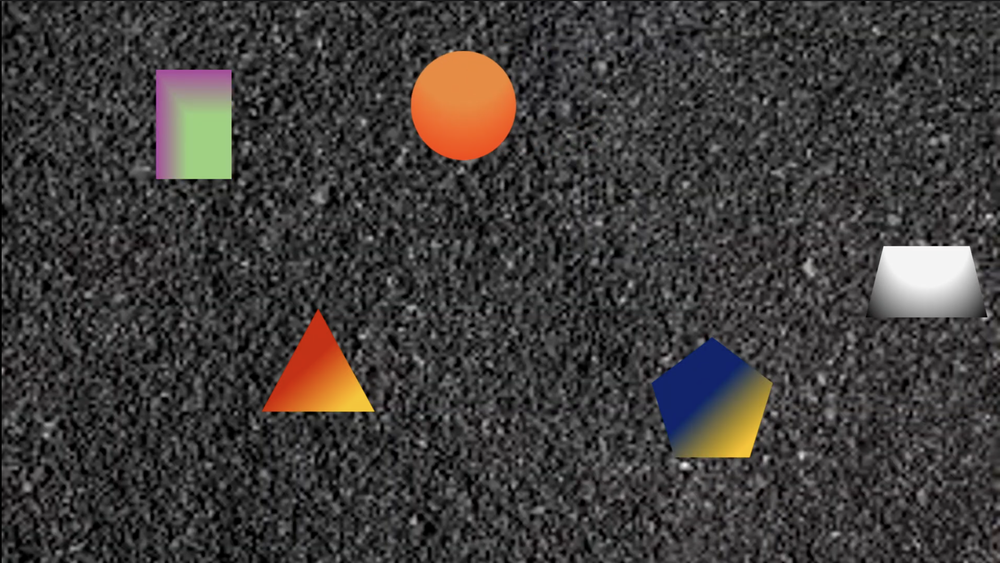
#> input picture ImagePros/files/noisy_background.png, 1000 x 563 px, shrunk from 1880 x 1058 before the run
$ python SimpleImageThresholding.py
#> lines starting #> are read from the running program, lines starting #| are printed output that depends on the picture; after the words box and inside, x2 and y2 are one past the last pixel; in counts of white or black regions, pixels touching at a corner belong together
"""
docs: https://docs.opencv.org/4.x/d7/d4d/tutorial_py_thresholding.html
"""

import cv2 as cv
import numpy as np
import matplotlib.pyplot as plt

img = cv.imread("files/noisy_background.png", cv.IMREAD_GRAYSCALE)
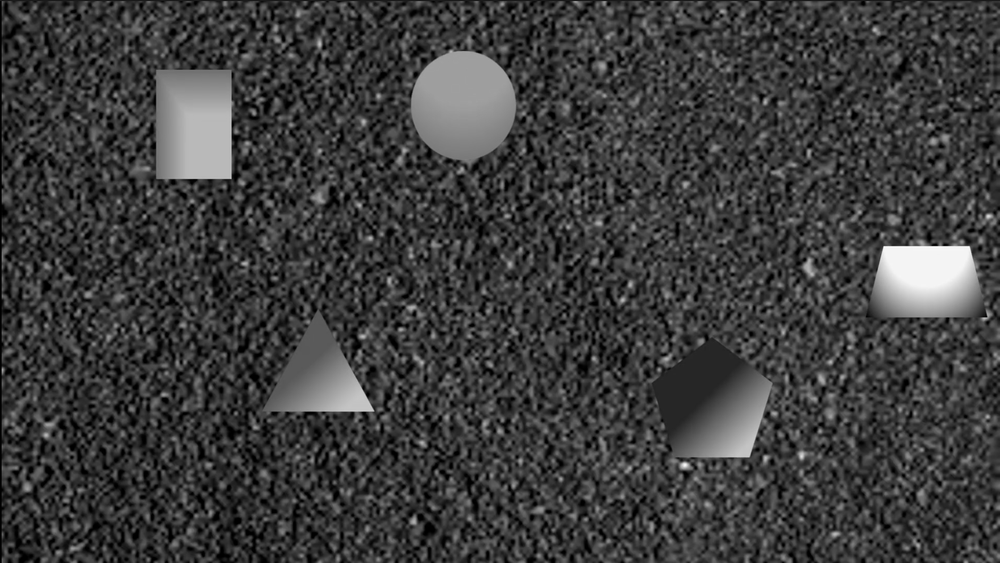
#> img: shape (563, 1000); min 0, max 255, mean 61.2

ret,thresh1 = cv.threshold(img,127,255,cv.THRESH_BINARY)
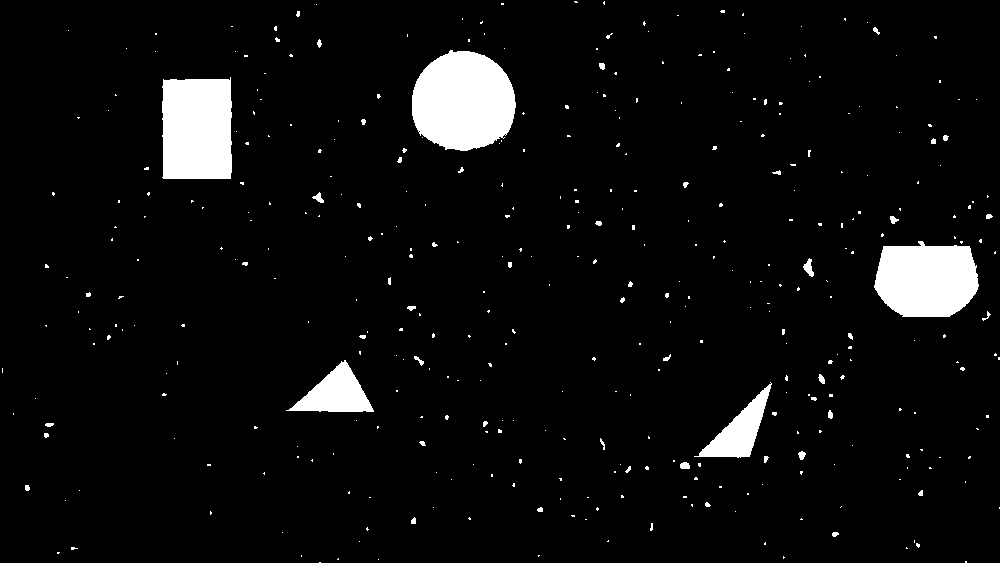
#> thresh1: shape (563, 1000); 5.2% white; 389 white regions (341 under 20 px), largest, box (x1, y1, x2, y2) and area: (412, 50, 516, 151) 8220, (162, 77, 232, 179) 6842, (874, 241, 979, 317) 6432
ret,thresh2 = cv.threshold(img,127,255,cv.THRESH_BINARY_INV)
ret,thresh3 = cv.threshold(img,127,255,cv.THRESH_TRUNC)
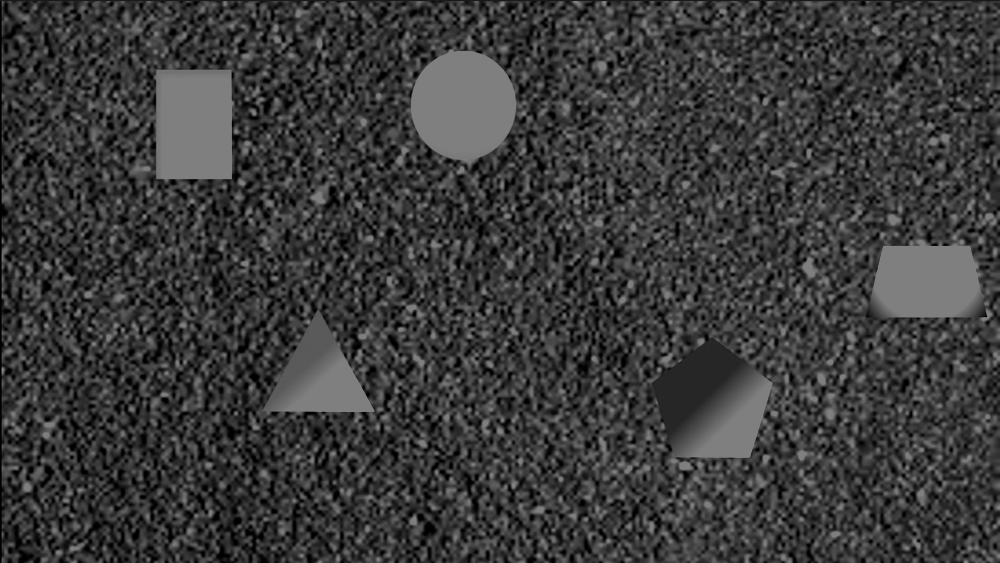
#> thresh3: shape (563, 1000); min 0, max 127, mean 59.1
ret,thresh4 = cv.threshold(img,127,255,cv.THRESH_TOZERO)
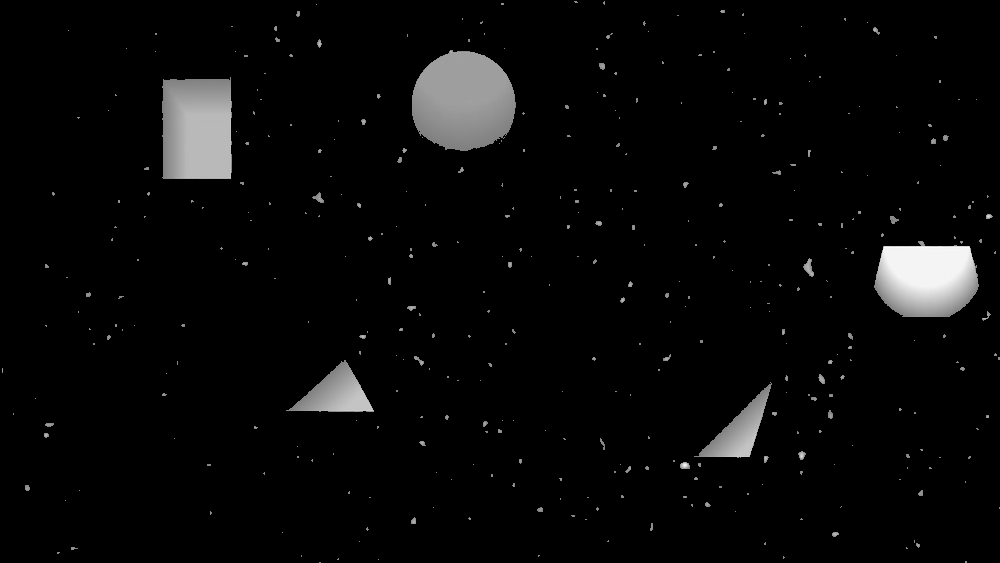
#> thresh4: shape (563, 1000); min 0, max 255, mean 8.7
ret,thresh5 = cv.threshold(img,127,255,cv.THRESH_TOZERO_INV)
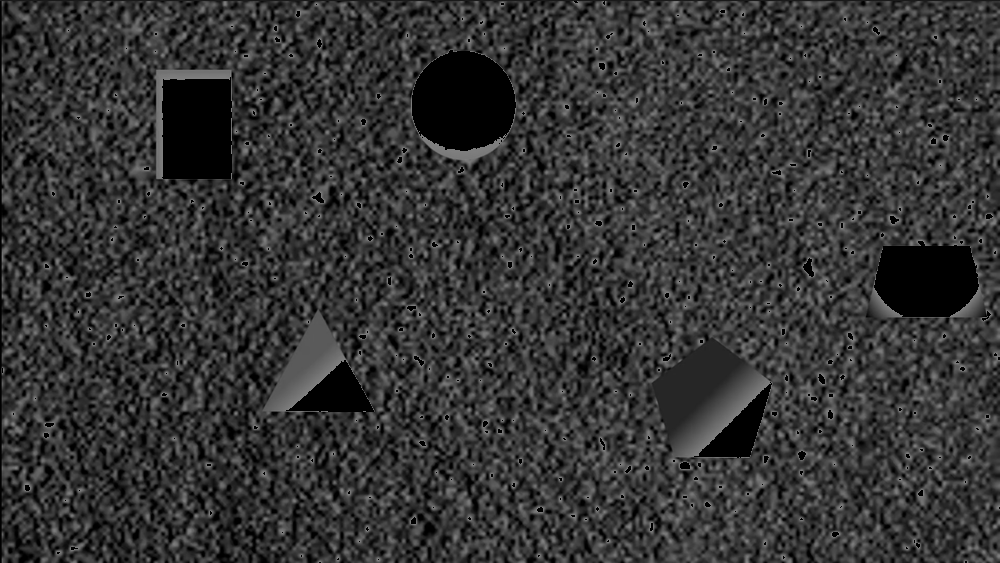
#> thresh5: shape (563, 1000); min 0, max 127, mean 52.5

titles = ['Original Image','BINARY','BINARY_INV','TRUNC','TOZERO','TOZERO_INV']
images = [img, thresh1, thresh2, thresh3, thresh4, thresh5]

for i in range(6):
    plt.subplot(2,3,i+1),plt.imshow(images[i],'gray',vmin=0,vmax=255)
    plt.title(titles[i])
    plt.xticks([]),plt.yticks([])

plt.show()
